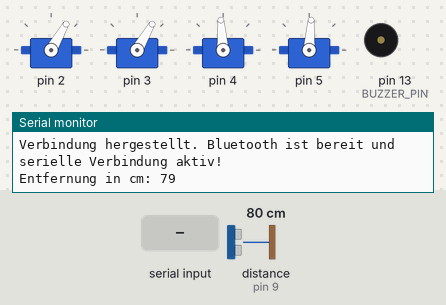
The sketch below on a simulated Arduino Uno, built with avr-gcc and run on an emulated ATmega328P. On the bench: 4 × servo, buzzer (waves = sounding), the last lines printed to the serial monitor. Wiring (inferred from the names in the program): ultrasonic range finder: trigger pin 8; echo pin 9. The test bench sets the inputs (shaded band); at power-on: distance to the obstacle (sensor on pin 9) 80 cm. The echo pulse lasts 58.3 µs per cm.

Above: at 1.7 s.
1.8 s: "w" received over Serial
At 2.65 s:
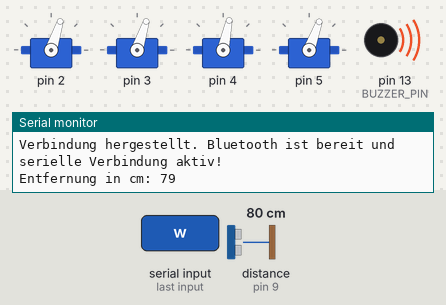
At 3.02 s:
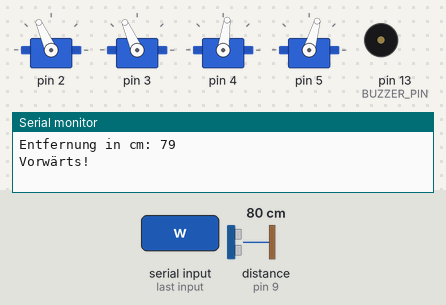
5.3 s: "a" received over the second serial link
At 7.97 s:
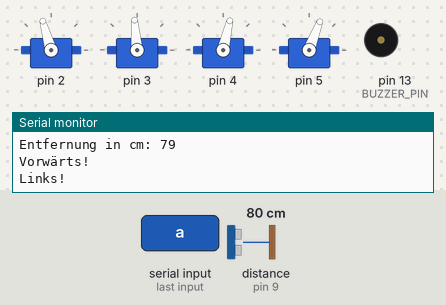
Timing chart, 0 to 20.5 s (numbered marks = the images above; inputs shaded):
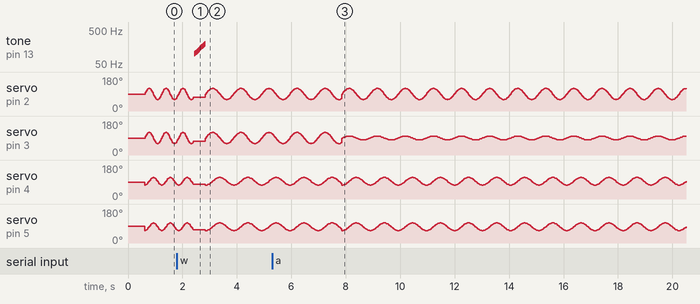

Measured:
- after the input at 1.8 s, tone on pin 13 (BUZZER_PIN): goes on until 2.8 s, then stays silent
- after the input at 5.3 s, tone on pin 13 (BUZZER_PIN): stops changing and stays silent

The sketch:

automatic_plus_manuell.ino
```cpp
#include <Otto.h>
#include <pitches.h>
#include <SoftwareSerial.h>

Otto Otto;

#define LeftLeg 2
#define RightLeg 3
#define LeftFoot 4
#define RightFoot 5
#define BUZZER_PIN 13
#define DIN A3 // Data In pin
#define CS A2  // Chip Select pin
#define CLK A1 // Clock pin
#define Orientation 1 // 8x8 LED Matrix orientation  Top = 1, Bottom = 2, Left = 3, Right = 4

// Ultraschallsensor Pins
#define SENDEN 8
#define ECHO 9
long Entfernung = 0;  // Entfernungsvariable
unsigned long previousMillis = 0;
const long interval = 500;  // alle 500 ms den Ultraschallsensor auslesen

// Bluetooth Pins
#define BT_RX_PIN 10  // RX Pin (Empfang)
#define BT_TX_PIN 11  // TX Pin (Senden)
SoftwareSerial BTSerial(BT_RX_PIN, BT_TX_PIN);

// Modussteuerung
bool autoMode = true;  // Start im automatischen Modus

int melody[] = {
 NOTE_E4, NOTE_G4, NOTE_A4, NOTE_A4, REST,
  NOTE_A4, NOTE_B4, NOTE_C5, NOTE_C5, REST,
  NOTE_C5, NOTE_D5, NOTE_B4, NOTE_B4, REST,
  NOTE_A4, NOTE_G4, NOTE_A4, REST,

  NOTE_E4, NOTE_G4, NOTE_A4, NOTE_A4, REST,
  NOTE_A4, NOTE_B4, NOTE_C5, NOTE_C5, REST,
  NOTE_C5, NOTE_D5, NOTE_B4, NOTE_B4, REST,
  NOTE_A4, NOTE_G4, NOTE_A4, REST,

  NOTE_E4, NOTE_G4, NOTE_A4, NOTE_A4, REST,
  NOTE_A4, NOTE_C5, NOTE_D5, NOTE_D5, REST,
  NOTE_D5, NOTE_E5, NOTE_F5, NOTE_F5, REST,
  NOTE_E5, NOTE_D5, NOTE_E5, NOTE_A4, REST,

  NOTE_A4, NOTE_B4, NOTE_C5, NOTE_C5, REST,
  NOTE_D5, NOTE_E5, NOTE_A4, REST,
  NOTE_A4, NOTE_C5, NOTE_B4, NOTE_B4, REST,
  NOTE_C5, NOTE_A4, NOTE_B4, REST,

  NOTE_A4, NOTE_A4,
  //Repeat of first part
  NOTE_A4, NOTE_B4, NOTE_C5, NOTE_C5, REST,
  NOTE_C5, NOTE_D5, NOTE_B4, NOTE_B4, REST,
  NOTE_A4, NOTE_G4, NOTE_A4, REST,

  NOTE_E4, NOTE_G4, NOTE_A4, NOTE_A4, REST,
  NOTE_A4, NOTE_B4, NOTE_C5, NOTE_C5, REST,
  NOTE_C5, NOTE_D5, NOTE_B4, NOTE_B4, REST,
  NOTE_A4, NOTE_G4, NOTE_A4, REST,

  NOTE_E4, NOTE_G4, NOTE_A4, NOTE_A4, REST,
  NOTE_A4, NOTE_C5, NOTE_D5, NOTE_D5, REST,
  NOTE_D5, NOTE_E5, NOTE_F5, NOTE_F5, REST,
  NOTE_E5, NOTE_D5, NOTE_E5, NOTE_A4, REST,

  NOTE_A4, NOTE_B4, NOTE_C5, NOTE_C5, REST,
  NOTE_D5, NOTE_E5, NOTE_A4, REST,
  NOTE_A4, NOTE_C5, NOTE_B4, NOTE_B4, REST,
  NOTE_C5, NOTE_A4, NOTE_B4, REST,
  //End of Repeat

  NOTE_E5, REST, REST, NOTE_F5, REST, REST,
  NOTE_E5, NOTE_E5, REST, NOTE_G5, REST, NOTE_E5, NOTE_D5, REST, REST,
  NOTE_D5, REST, REST, NOTE_C5, REST, REST,
  NOTE_B4, NOTE_C5, REST, NOTE_B4, REST, NOTE_A4,

  NOTE_E5, REST, REST, NOTE_F5, REST, REST,
  NOTE_E5, NOTE_E5, REST, NOTE_G5, REST, NOTE_E5, NOTE_D5, REST, REST,
  NOTE_D5, REST, REST, NOTE_C5, REST, REST,
  NOTE_B4, NOTE_C5, REST, NOTE_B4, REST, NOTE_A4
};
  // Weitere Melodie...


int durations[] = {
  8, 8, 4, 8, 8,
  8, 8, 4, 8, 8,
  8, 8, 4, 8, 8,
  8, 8, 4, 8,

  8, 8, 4, 8, 8,
  8, 8, 4, 8, 8,
  8, 8, 4, 8, 8,
  8, 8, 4, 8,

  8, 8, 4, 8, 8,
  8, 8, 4, 8, 8,
  8, 8, 4, 8, 8,
  8, 8, 8, 4, 8,

  8, 8, 4, 8, 8,
  4, 8, 4, 8,
  8, 8, 4, 8, 8,
  8, 8, 4, 4,

  4, 8,
  //Repeat of First Part
  8, 8, 4, 8, 8,
  8, 8, 4, 8, 8,
  8, 8, 4, 8,

  8, 8, 4, 8, 8,
  8, 8, 4, 8, 8,
  8, 8, 4, 8, 8,
  8, 8, 4, 8,

  8, 8, 4, 8, 8,
  8, 8, 4, 8, 8,
  8, 8, 4, 8, 8,
  8, 8, 8, 4, 8,

  8, 8, 4, 8, 8,
  4, 8, 4, 8,
  8, 8, 4, 8, 8,
  8, 8, 4, 4,
  //End of Repeat

  4, 8, 4, 4, 8, 4,
  8, 8, 8, 8, 8, 8, 8, 8, 4,
  4, 8, 4, 4, 8, 4,
  8, 8, 8, 8, 8, 2,

  4, 8, 4, 4, 8, 4,
  8, 8, 8, 8, 8, 8, 8, 8, 4,
  4, 8, 4, 4, 8, 4,
  8, 8, 8, 8, 8, 2
};

void setup() {
  Otto.init(LeftLeg, RightLeg, LeftFoot, RightFoot, true, BUZZER_PIN); // Otto initialisieren
  Otto.initMATRIX(DIN, CS, CLK, Orientation);
  Otto.home();
  delay(50);

  pinMode(SENDEN, OUTPUT);
  pinMode(ECHO, INPUT);
  pinMode(BUZZER_PIN, OUTPUT);

  Serial.begin(9600);  // Serielle Kommunikation starten
  BTSerial.begin(9600);  // Bluetooth Kommunikation starten

  Serial.println("Verbindung hergestellt. Bluetooth ist bereit und serielle Verbindung aktiv!");
}

void loop() {
  // Überprüfen, ob serielle Daten vom PC oder Bluetooth-Modul empfangen wurden
  if (Serial.available()) {
    char command = Serial.read();  // Befehl vom seriellen Monitor oder Bluetooth lesen
    processCommand(command);  // Befehl verarbeiten
  }

  if (BTSerial.available()) {
    char command = BTSerial.read();  // Befehl vom Bluetooth lesen
    processCommand(command);  // Befehl verarbeiten
  }

  // Automatischer Modus: Ultraschallsensor und Bewegung
  if (autoMode) {
    unsigned long currentMillis = millis();  // Zeitstempel der aktuellen Zeit

    // Nur alle 500ms den Ultraschallsensor auslesen
    if (currentMillis - previousMillis >= interval) {
      previousMillis = currentMillis;  // Aktualisiere den Zeitstempel

      // Ultraschallsignal senden
      digitalWrite(SENDEN, LOW);
      delay(5);
      digitalWrite(SENDEN, HIGH);
      delayMicroseconds(10);
      digitalWrite(SENDEN, LOW);

      // Zeit messen, bis Signal zurückkommt
      long Zeit = pulseIn(ECHO, HIGH);

      // Entfernung berechnen
      Entfernung = (Zeit / 2) * 0.03432;

      // Entfernung anzeigen
      if (Entfernung < 500) {
        Serial.print("Entfernung in cm: ");
        Serial.println(Entfernung);
      }

      // Wenn die Entfernung unter 25 cm liegt, dreht Otto nach rechts
      if (Entfernung < 25) {
        Otto.turn(3, 800, -1);  // Dreht nach rechts
        delay(500);
        Otto.jump(1, 1000);
      } else {
        Otto.walk(3, 600, 1);  // Otto geht vorwärts
        Otto._tone(10, 3, 1);
        Otto.bendTones(100, 200, 1.04, 10, 10);
      }
    }
  }
}

// Funktion zur Verarbeitung der Bewegungsbefehle
void processCommand(char command) {
  // Wenn 'm' empfangen wird, Modus umschalten
  if (command == 'm') {
    autoMode = !autoMode;
    if (autoMode) {
      Serial.println("Automatischer Modus aktiviert.");
    } else {
      Serial.println("Manueller Modus aktiviert.");
    }
  }
  if (BTSerial.available()) {
    char command = BTSerial.read();
    Serial.print("Bluetooth empfangen: ");
    Serial.println(command);
}
if (BTSerial.available()) {
    char command = BTSerial.read();
    Serial.print("Bluetooth empfangen: ");
    Serial.println(command);
}


  // Befehle zur manuellen Steuerung
  if (command == 'w') {
    Serial.println("Vorwärts!");
    Otto.walk(5, 1000, 1);
  } else if (command == 's') {
    Serial.println("Rückwärts!");
    Otto.walk(5, 1000, -1);
  } else if (command == 'a') {
    Serial.println("Links!");
    Otto.turn(15, 1000, 1);
  } else if (command == 'd') {
    Serial.println("Rechts!");
    Otto.turn(15, 1000, -1);
  } else if (command == 'p') {
    playMelody();  // Melodie abspielen
  }
  else if (command == 't') {
    Otto.jump(1, 500);
  }
}

// Funktion zum Abspielen der Melodie
void playMelody() {
  int size = sizeof(durations) / sizeof(int);
  for (int note = 0; note < size; note++) {
    int duration = 1000 / durations[note];
    tone(BUZZER_PIN, melody[note], duration);
    int pauseBetweenNotes = duration * 1.30;
    delay(pauseBetweenNotes);
    noTone(BUZZER_PIN);
  }
}
```
